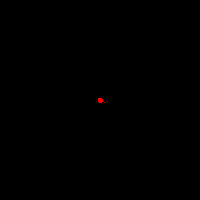
Frame 1 (no input)
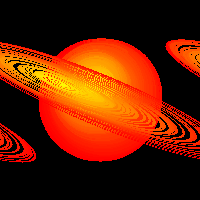
Frame 60 (the mouse pressed at the canvas centre just before this capture)
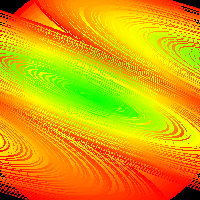
Frame 120 (the mouse held since frame 60 and released just before this capture)

The Processing sketch that drew these frames (run headless with seeded random() and noise(); from frame 60 on, the mouse is pressed at the canvas centre):

// Processing sketch: exploding_planet_with_rings_mistake
// ── exploding_planet_with_rings_mistake.pde
/*
Draws a bunch of balls, each randomly placed, with a random velocity and a random blue-ish color.
 When the ball goes off the screen a new one is randomly created to take its place.
 */
import java.util.List;
import java.util.LinkedList;
import java.util.Iterator;

//LinkedList<Vector> vs;
float velocity;
//Point base;
//int nBalls;
//int nBallsPerStep;
//float hue;
//Triangle wave;
//float targetY = 0;
LinkedList<PointWithTrail> trails;
Vector[] vectors;

void setup() {
  size(200, 200);
  frameRate(30);
  colorMode(HSB, 360, 100, 100);
  velocity = 1;
  vectors = new Vector[(height + 2)*(width + 2)];
  trails = new LinkedList<PointWithTrail>();
  trails.add(new PointWithTrail());
}

void draw() {
  int start = millis();
  clear();
  for (PointWithTrail trail : trails) {
    trail.draw();
  }
  int end = millis();
  if (end - start > 1000 / frameRate) {
    print("Frame took too long");
  }
}

class Point {
  float x;
  float y;
  Point(float x, float y) {
    this.x = x;
    this.y = y;
  }
}

interface Wave {
  float step();
}

class Triangle implements Wave {
  float lastY;
  float dy;
  float minY;
  float maxY;

  Triangle(float dy, float minY, float maxY) {
    this.dy = dy;
    this.minY = minY;
    this.maxY = maxY;
    this.lastY = minY;
  }

  float step() {
    lastY += dy;
    if (lastY > maxY) {
      lastY = maxY - (lastY - maxY);
      dy *= -1;
    } else if (lastY < minY) {
      lastY = minY + (minY - lastY); 
      dy *= -1;
    }
    return lastY;
  }
}

Vector randomVector(Point p, float hue, float theta) {
  return new Vector(p.x, p.y, theta, velocity, color(hue, 100, 100));
}

class PointWithTrail {
  LinkedList<Vector> vs;
  Point base;
  int nBalls;
  int nBallsPerStep;
  float hue;
  Triangle wave;
  List<Point> targets;

  PointWithTrail() {
    this.targets = new ArrayList();
    for (int y = 0; y<height; y++) {
      this.targets.add(new Point(0, y));
      this.targets.add(new Point(width-1, y));
    }
    for (int x = 1; x<width-1; x++) {
      this.targets.add(new Point(x, 0));
      this.targets.add(new Point(x, height-1));
    }
    assert targets.size() == 2*height + 2*(width) - 4;
    hue = 0; //random(0, 360);
    base = new Point(width / 2, height / 2);
    vs = new LinkedList<Vector>();
    addNewVectors();
  }

  void addNewVectors() {
    for (Point target : targets) {
      float dy = target.y - base.y;
      float dx = target.x - base.x;
      // TODO: use slope
      float theta = atan2(dy, dx);
      vs.add(randomVector(base, hue, theta));
    }
  }

  void draw() {
    background(0);
    // Be slightly bigger than the actual screen so that
    // interpolation of missing pixels at the edge is easier
    vectors = new Vector[(height + 2)*(width+2)];
    Iterator<Vector> iter = vs.iterator();
    while (iter.hasNext()) {
      Vector v = iter.next();
      v.update();
      v.draw();
      // The vector coordinates are in terms of the screen
      // And we want to keep one extra vector around the edge
      if (v.x < -1 || v.y < -1 || v.x >= width + 1 || v.y >= height + 1) {
        iter.remove();
      }
    }
    loadPixels();
    for (int x = 0; x<width; x++) {
      for (int y = 0; y<height; y++) {
        int idx = y*width + x;
        pixels[idx] = interpolate(x, y);
      }
    }
    updatePixels();
    walk();
    hue = (hue + 1) % 360;
    addNewVectors();
  }

  void walk() {
    base.x = reflect(base.x + random(-2, 2), 0, width);
    base.y = reflect(base.y + random(-2, 2), 0, height);
  }
}

private static final int[][] NEIGHBORS = {
  {-1, 0}, { 0, -1}, { 0, 1}, { 1, 0}, 
  { 1, 1}, {-1, 1}, { 1, -1}, {-1, -1}, 
  {-2, 0}, { 2, 0}, { 0, -2}, { 0, 2}, 
  {-2, 1}, {-2, -1}, { 2, -1}, { 2, 1}, 
  { 1, 2}, { 1, 2}
};

IntList getLevelOrder(int level) {
  IntList result = new IntList();
  for (int i=-level; i<=level; i++) {
    result.append(i);
  }
  return result;
  //result.append(0);
  //int offset = level;
  //while (offset > 0) {
  //  result.append(offset);
  //  offset *= -1;
  //  if (offset >= 0) {
  //    offset--;
  //  }
  //}
  //return result;
}

List<Point> getNeighbors(int level) {
  assert level >= 1;
  List<Point> result = new ArrayList<Point>();
  for (int x : getLevelOrder(level)) {
    for (int y : getLevelOrder(level)) {
      if (abs(x) != level && abs(y) != level) {
        continue;
      }
      result.add(new Point(x, y));
    }
  }
  //if (level > 1) { print(level, "\n"); }
  return result;
}

color interpolate(int x, int y) {
  x = x + 1;
  y = y + 1;
  //handle the common case (no interpolation) first
  int idx = y*(width) + x;
  Vector v = vectors[idx];
  if (v != null) {
    return v.c;
  }
  int level = 1;
  while (level <= 1) {
    for (Point p : getNeighbors(level)) {
      int xx = x + (int)p.x;
      int yy = y + (int)p.y;
      if (xx < 0 || yy < 0 || xx >= width + 2 || yy >= height + 2) {
        continue;
      }
      idx = yy*(width+2) + xx;
      v = vectors[idx];
      if (v != null) {
        return v.c;
      }
    }
    level++;
  }
  return color(0);
}

float reflect(float val, float min, float max) {
  if (val < min) {
    return min + (min - val);
  } else if (val > max) {
    return max - (val - max);
  } else {
    return val;
  }
}


class Vector {
  float x;
  float y;
  float dx;
  float dy;
  color c;

  Vector(float x, float y, float theta, float v, color c) {
    this.x = x;
    this.y = y;
    this.dx = v*cos(theta);
    this.dy = v*sin(theta);
    this.c = c;
  }

  void update() {
    this.x += this.dx;
    this.y += this.dy;
  }

  void draw() {
    if (this.x < -1 || this.y < -1 || this.x >= width + 1 || this.y >= height + 1) {
      return;
    }
    // the vectors array is offset one, so our index needs to change
    vectors[int(this.y + 1)*(width + 2) + int(this.x + 1)] = this;
  }
}
